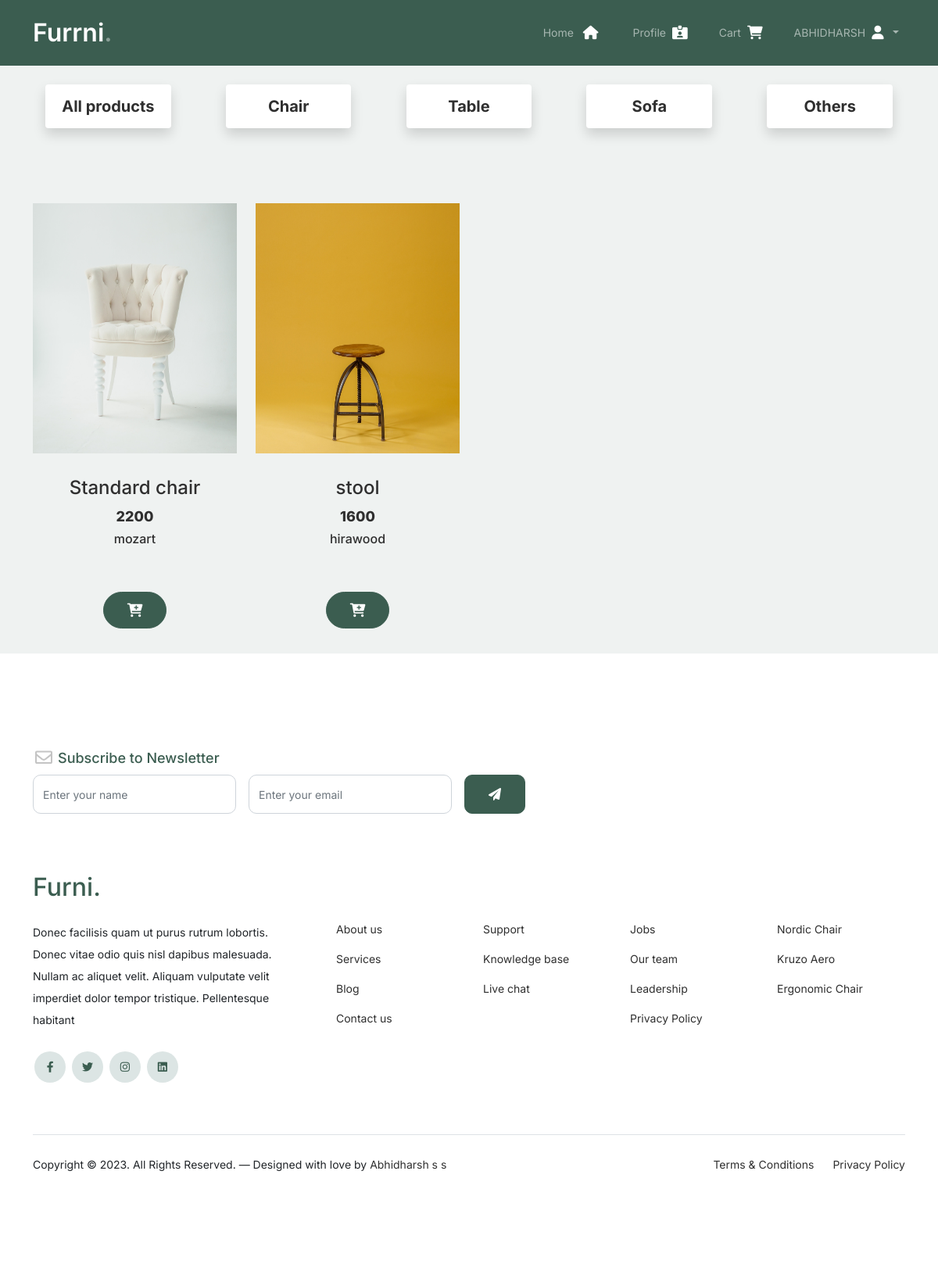
Page /categorywise?datac=1 (signed in) on the committed database.
### project/models.py (models this page shows, shortened)
class category(models.Model):
    categoryid = models.AutoField(primary_key=True)
    categoryname = models.CharField('categoryname',max_length=20)
    offerpercentage = models.IntegerField('offerpercentage',null=True,default=0)

class product(models.Model):
    productid = models.AutoField(primary_key=True)
    productname = models.CharField('productname',max_length=30)
    quantity = models.CharField('quantity',max_length=20)
    price = models.CharField('price',max_length=10)
    discountprice =models.IntegerField('discountprice',)
    offerpercentage = models.IntegerField('offerpercentage',null=True,default=0)
    category = models.ForeignKey(category,on_delete=models.CASCADE,null=False)
    provider = models.CharField('provider',max_length=20)
    image = models.ImageField('image',upload_to="products/")
    description = models.TextField('description')

### project/views.py (the view)
# urls.py: path('categorywise',views.categorywise,name='categorywise'),
def categorywise(request):
    if 'username' in request.session:
        data = cat.objects.all()
        datac = request.GET['datac']
        datap = pro.objects.filter(category=datac).all()
        return render(request, 'categorywise.html', {'data': data, 'datap': datap})
    else:
        return redirect('userlogin')

### project/templates/categorywise.html (shortened to what this page needs)
{% extends 'user.html' %}
{% load static %}
{% block content %}
<div class="container mt-4">
    <div class="row mx-1" style="display: flex; justify-content: space-between;">
        <div class="col-md-2">
            <a href="{% url 'userhome' %}" style="text-decoration: none;">
                <div class="card border-0 shadow mb-3">
                    <div class="card-body text-center">
                        <p class="card-title mb-0 h5"><b>All products</b></p>
                    </div>
                </div>
            </a>
        </div>
        {% for d in data %}
        <div class="col-md-2">
            <a href="{% url 'categorywise' %}?datac={{d.categoryid}}" style="text-decoration: none;">
                <div class="card border-0 shadow mb-3">
                    <div class="card-body text-center">
                        <p class="card-title mb-0 h5"><b>{{d.categoryname}}</b></p>
                    </div>
                </div>
            </a>
        </div>
        {% endfor %}
    </div>
</div>
<div class="product-section" style="padding:2rem 0;">
    <div class="container">
        <div class="row">
            {% if not datap %}
            <div class="mt-3 text-center">
                <p class="h3">No items in this category</p>
            </div>
            {% else %}
            {% for i in datap %}
            <div class="col-12 col-md-4 col-lg-3 mb-5 mb-md-0 mt-5">
                <form method="post" action="">
                    <a class="product-item" href="{% url 'productdetail' %}?id={{i.productid}}">
                        <img src="../media/{{i.image}}" style="width: 40vh;height: 40vh;"
                            class="img-fluid product-thumbnail zoom">
                        <p class="product-title h4">{{i.productname}}</p>
                        <strong class="product-price">{{i.price}}</strong><br>
                        <p class="mx-2 h6 mt-1">{{i.provider}}</p>
                    </a>
                </form>
                <div class="mx-5">
                    <div>
                        <form method="post" enctype="multipart/form-data" action="{% url 'addtocart' %}">
                            <div class="text-center">
                                <button type="submit" class="btn btn-sm btn-primary">
                                </button>
                            </div>
                        </form>
                    </div>
                </div>
            </div>
            {% endfor %}
            {% endif %}
        </div>
    </div>
</div>
{% endblock %}

### project/static/css/style.css (style rules this page uses)
body { overflow-x: hidden; position: relative; }
body { font-family: "Inter", sans-serif; font-weight: 400; line-height: 28px; color: #6a6a6a; font-size: 14px; background-color: #eff2f1; }
a { text-decoration: none; -webkit-transition: .3s all ease; -o-transition: .3s all ease; transition: .3s all ease; color: #2f2f2f; text-decoration: underline; }
.btn { font-weight: 600; padding: 12px 30px; border-radius: 30px; color: #ffffff; background: #2f2f2f; border-color: #2f2f2f; }
.btn.btn-primary { background: #3b5d50; border-color: #3b5d50; }
.product-section { padding: 3rem 0; }
.product-section .product-item { text-align: center; text-decoration: none; display: block; position: relative; padding-bottom: 50px; cursor: pointer; }
.product-section .product-item .product-thumbnail { margin-bottom: 30px; position: relative; top: 0; -webkit-transition: .3s all ease; -o-transition: .3s all ease; transition: .3s all ease; }
.product-section .product-item strong { font-weight: 800 !important; font-size: 18px !important; }
.product-section .product-item h3, .product-section .product-item strong { color: #2f2f2f; text-decoration: none; }
.product-section .product-item:before { bottom: 0; left: 0; right: 0; position: absolute; content: ""; background: #dce5e4; height: 0%; z-index: -1; border-radius: 10px; -webkit-transition: .3s all ease; -o-transition: .3s all ease; transition: .3s all ease; }

### rows in the picture
category: categoryname "Chair"
category: categoryname "Table"
category: categoryname "Sofa"
category: categoryname "Others"
product: image (picture), productname "Standard chair", price "2200", provider "mozart"
product: image (picture), productname "stool", price "1600", provider "hirawood"

### other values in the picture
{{ request.session.username }} "ABHIDHARSH"
